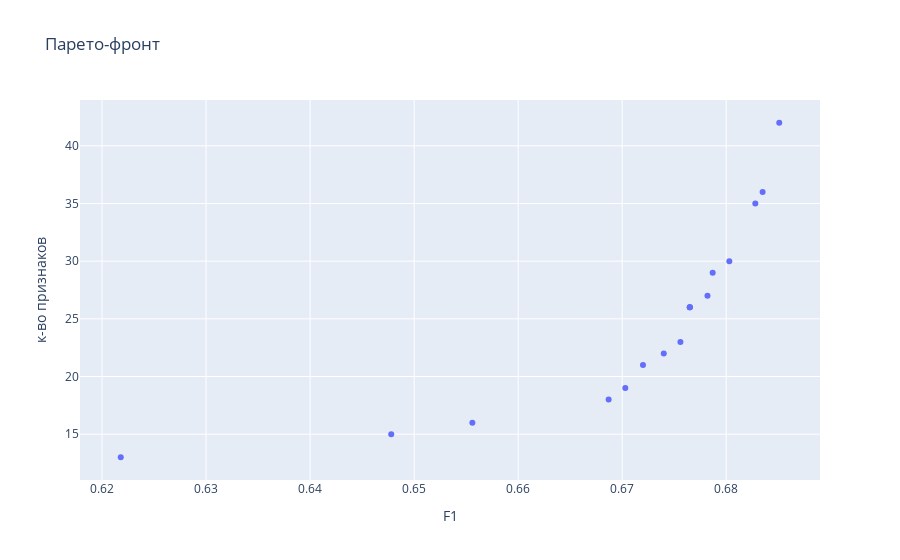

Notebook cell for this chart:
### Code cell
# NSGA-II

nsga_2 = NSGA_II(
    population_size=100,
    max_generations=300,
    variable_bounds=variable_bounds,
    objectives=objectives,
    mutation_rate=0.25,
    normalize_values=False
)

nsga_2.run()
nsga_2_front = nsga_2.get_pareto_front()
nsga_2.visualize_pareto_front()

### Figure 1 — Plotly figure (JSON) as saved in the notebook; plotly's stock layout.template omitted (floating-point values rounded to 4 significant figures)
{"data": [{"hovertemplate": "F1=%{x}<br>к-во признаков=%{y}<extra></extra>", "legendgroup": "", "marker": {"color": "#636efa", "symbol": "circle"}, "mode": "markers", "name": "", "orientation": "v", "showlegend": false, "type": "scatter", "x": [0.6218, 0.6851, 0.6478, 0.6556, 0.6687, 0.6835, 0.6803, 0.6828, 0.6756, 0.672, 0.6703, 0.6782, 0.6787, 0.674, 0.6765, 0.6765, 0.6765], "xaxis": "x", "y": [13, 42, 15, 16, 18, 36, 30, 35, 23, 21, 19, 27, 29, 22, 26, 26, 26], "yaxis": "y"}], "layout": {"legend": {"tracegroupgap": 0}, "title": {"text": "Парето-фронт"}, "xaxis": {"anchor": "y", "domain": [0, 1], "title": {"text": "F1"}}, "yaxis": {"anchor": "x", "domain": [0, 1], "title": {"text": "к-во признаков"}}}}
